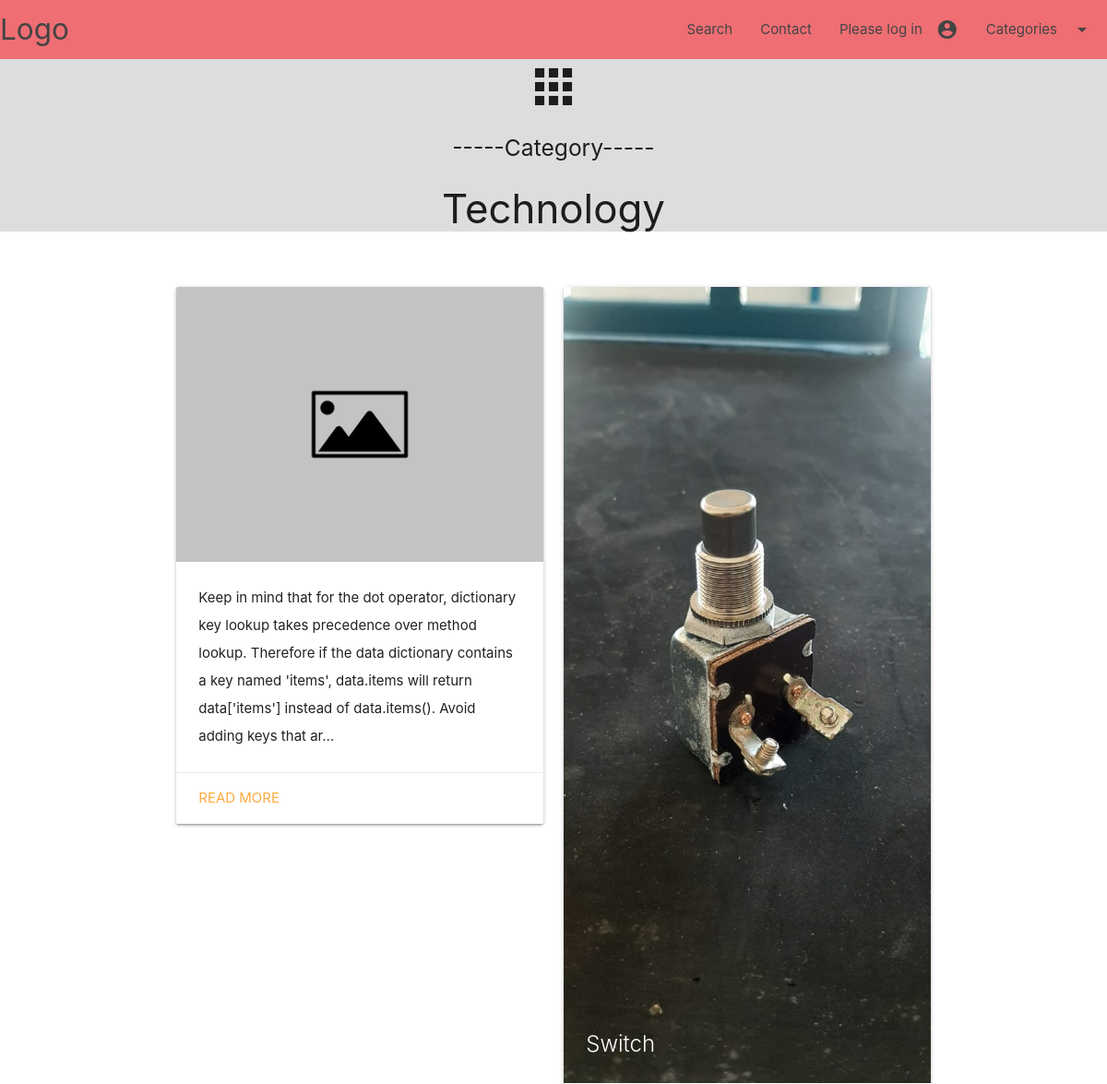
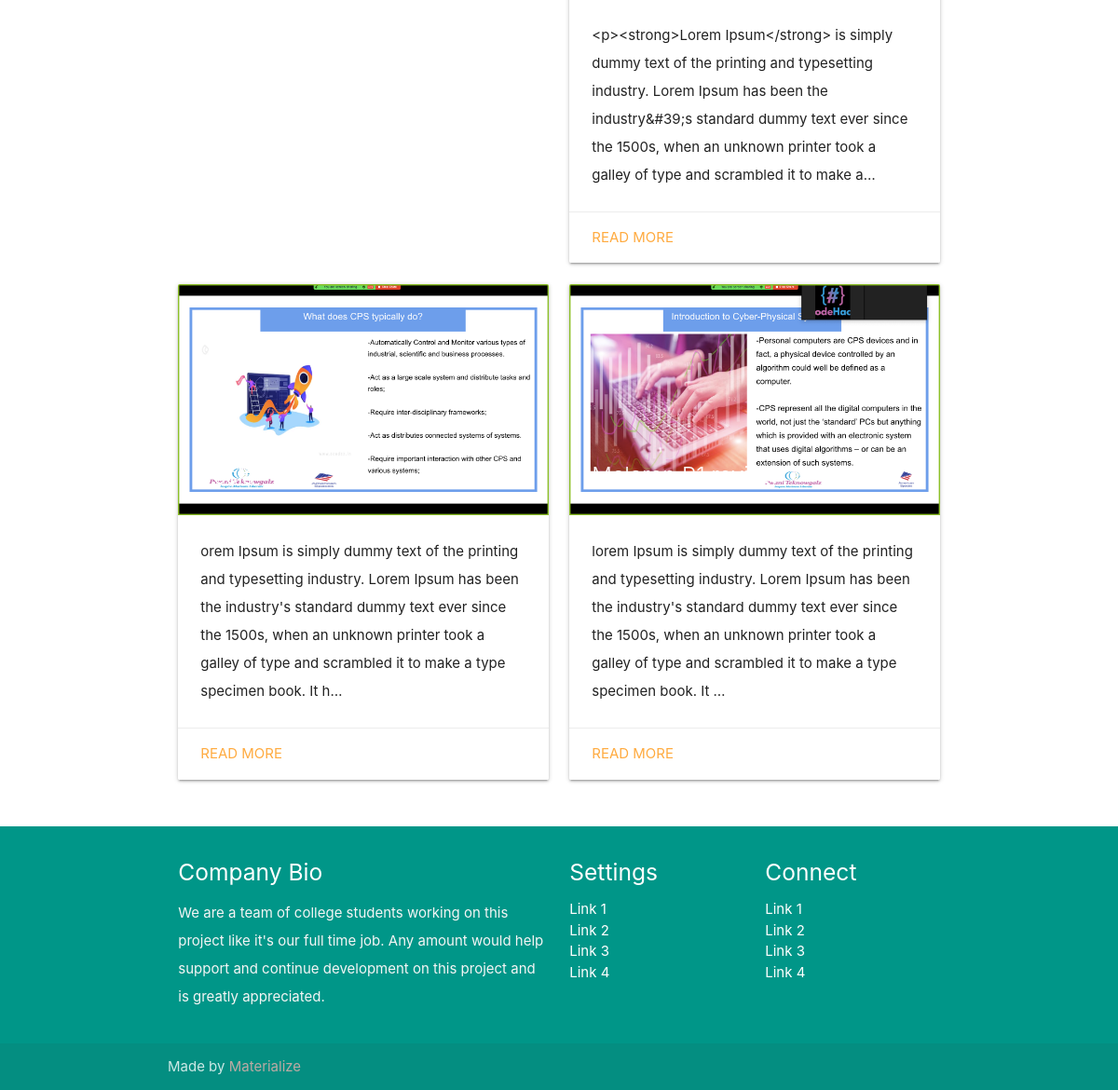
The page /post/categories/technology on the database its author committed (2 pictures, top to bottom).
### post/models.py (models this page shows, shortened)
class Post(models.Model):
    title = models.CharField(max_length=255, verbose_name='Title')
    slug = models.SlugField(unique=True)
    status=models.CharField(choices=STATUS_CHOICES,default='draft',max_length=10,verbose_name='status')
    publication_date=models.DateTimeField(verbose_name='Created Date')
    category=models.ForeignKey(Category,on_delete=models.CASCADE, verbose_name='Category')
    picture= models.ImageField(upload_to='uploads/%Y/%m/%d/',blank=True,null=True,verbose_name='Picture')
    content=RichTextUploadingField(verbose_name='Content')
    author=models.CharField(max_length=30,default='Anonymous',verbose_name='Created_by')
    tags=models.ManyToManyField(Tag)
    likes = models.IntegerField(default=0)
    class Meta:
        verbose_name='Post'
        verbose_name_plural='Posts'
    def get_absolute_url(self):
        return reverse('articleDetails',args=[self.slug])

### post/views.py (the view)
# urls.py: path('categories/<slug:category_slug>', category,name='categories'),
def category(request, category_slug):
    articles = Post.objects.filter(status='published').order_by('-publication_date')
    categories = Category.objects.all()
    if category_slug:
        category = get_object_or_404(Category, slug=category_slug)
        articles = articles.filter(category=category)
    template = loader.get_template('category.html')
    context ={
        'articles': articles,
        'categories':categories
    }
    return HttpResponse(template.render(context, request))

### post/models.py (called while the page is built)
    def get_absolute_url(self):
        return reverse('categories',args=[self.slug])

### django_blog/templates/category.html
{% extends 'base.html' %}
{% load static %}
{% block banner %}
<div class="row">
  <div style="background-color:#ddd;" class="center-align" class="col s12 m12">
    <i class="material-icons medium">apps</i>
    <h5>-----Category-----</h5>
    <h3>Technology</h3>
  </div>
</div>
{% endblock %}
{% block content %}
<div class="row">
  {% for article in articles %}
        <div class="col s12 m6">
          <div class="card">
            <div class="card-image">
              {% if article.picture %}
              <a href="{{ article.get_absolute_url }}"><img src="{{ article.picture.url }}"></a>
              <a href="{{ article.get_absolute_url }}"><span class="card-title">{{ article.title }}</span></a>
              {% else %}
              <img src="{% static 'img/default-image.jpg' %}">
              {% endif %}
            </div>
            <div class="card-content">
              <p>{{ article.content| truncatechars:250 }}</p>
            </div>
            <div class="card-action">
              <a href="{{ article.get_absolute_url }}">Read more</a>
            </div>
          </div>
        </div>
        {% endfor %}
</div>
{% endblock %}

### django_blog/templates/base.html (shortened to what this page needs)
{% load static %}
<!DOCTYPE html>
<html lang="en">
<head>
  <link href=" {% static 'css/materialize.css' %}" type="text/css" rel="stylesheet" media="screen,projection"/>
  <link href="{% static 'css/style.css' %}" type="text/css" rel="stylesheet" media="screen,projection"/>
</head>
<body>
<nav>
  <div class="nav-wrapper">
    <a href="{% url 'index' %}" class="brand-logo">Logo</a>
    <ul class="right hide-on-med-and-down">
      <li><a class="modal-trigger" data-target="modal1">Search</a></li>
      <li><a href="{% url 'contact' %}">Contact</a></li>
      <li><a class="dropdown-trigger" href="{% if user.is_authenticated %}#!{% else %}{% url 'login' %}{% endif %} " {% if user.is_authenticated %}  data-target="dropdown2" {% else %} {% endif %}>{% if user.is_authenticated %}{{ user.username }}{% else %}Please log in{% endif %}<i class="material-icons right">account_circle</i></a></li>
      <li><a class="dropdown-trigger" href="#!" data-target="dropdown1">Categories<i class="material-icons right">arrow_drop_down</i></a></li>
    </ul>
  </div>
</nav>
{% block banner %}
{% endblock %}
<div class="container">
    <div class="section">
        {% block content %}
        {% endblock %}
        </div>
      </div>
  <footer class="page-footer teal">
    <div class="container">
      <div class="row">
        <div class="col l6 s12">
          <h5 class="white-text">Company Bio</h5>
          <p class="grey-text text-lighten-4">We are a team of college students working on this project like it's our full time job. Any amount would help support and continue development on this project and is greatly appreciated.</p>
        </div>
        <div class="col l3 s12">
          <h5 class="white-text">Settings</h5>
          <ul>
            <li><a class="white-text" href="#!">Link 1</a></li>
            <li><a class="white-text" href="#!">Link 2</a></li>
            <li><a class="white-text" href="#!">Link 3</a></li>
            <li><a class="white-text" href="#!">Link 4</a></li>
          </ul>
        </div>
        <div class="col l3 s12">
          <h5 class="white-text">Connect</h5>
          <ul>
            <li><a class="white-text" href="#!">Link 1</a></li>
            <li><a class="white-text" href="#!">Link 2</a></li>
            <li><a class="white-text" href="#!">Link 3</a></li>
            <li><a class="white-text" href="#!">Link 4</a></li>
          </ul>
        </div>
      </div>
    </div>
    <div class="footer-copyright">
      <div class="container">
      Made by <a class="brown-text text-lighten-3" href="http://materializecss.com">Materialize</a>
      </div>
    </div>
  </footer>
  </body>
</html>

### django_blog/static/css/style.css (style rules this page uses)
nav ul a, nav .brand-logo { color: #444; }
p { line-height: 2rem; }
footer.page-footer { margin: 0; }

### rows shown on the page
Post: content "Keep in mind that for the dot operator, dictionary key lookup takes precedence over method lookup. Therefore if the data dictionary contains a key named 'items', data.items will return data['items'] instead of data.items(). Avoid adding keys that ar…"
Post: picture (picture), title "Switch", content "<p><strong>Lorem Ipsum</strong> is simply dummy text of the printing and typesetting industry. Lorem Ipsum has been the industry&#39;s standard dummy text ever since the 1500s, when an unknown printer took a galley of type and scrambled it to make a…"
Post: picture (picture), title "Tesla", content "orem Ipsum is simply dummy text of the printing and typesetting industry. Lorem Ipsum has been the industry's standard dummy text ever since the 1500s, when an unknown printer took a galley of type and scrambled it to make a type specimen book. It h…"
Post: picture (picture), title "Mclaren P1 review", content "lorem Ipsum is simply dummy text of the printing and typesetting industry. Lorem Ipsum has been the industry's standard dummy text ever since the 1500s, when an unknown printer took a galley of type and scrambled it to make a type specimen book. It …"
